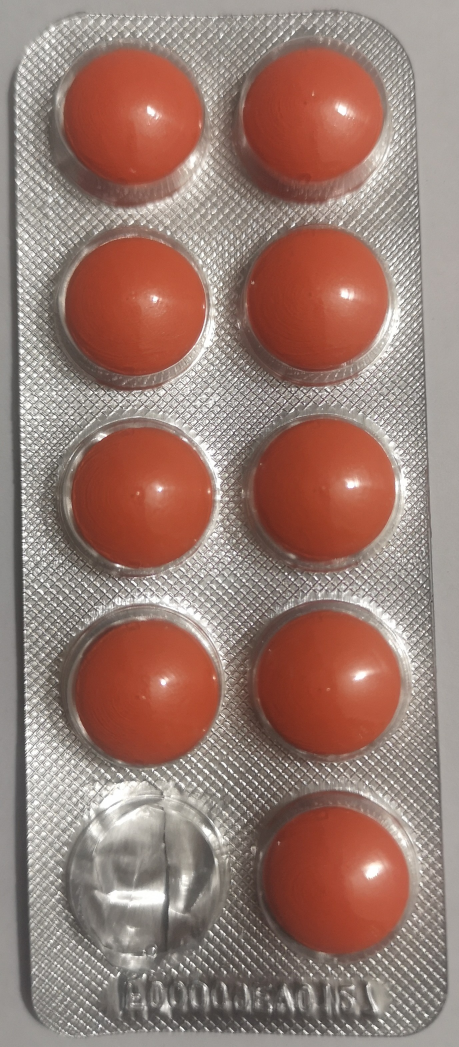
#> input picture VisionPharma_2025/sample_data/IMG_20251010_2051272.jpg, 1376 x 3140 px (shown at 1/3 size)
$ python -i processing.py   (imports and definitions only)
#> lines starting #> are read from the running program, lines starting #| are printed output that depends on the picture; after the words box and inside, x2 and y2 are one past the last pixel; in counts of white or black regions, pixels touching at a corner belong together
#> further down, picture is the input picture: shape (3140, 1376, 3); mean B, G, R 113, 122.6, 153.3
import cv2
import numpy as np

# RANGOS DE COLOR HSV (Ajustados para la imagen de Múltiples Blísters)
# El objetivo es crear una máscara que sea BLANCA donde haya pastillas/cápsulas y NEGRA en el fondo del blíster.

# --- Rango 1: Pastillas Rojas/Naranjas (Cápsulas) ---
# El color Rojo se encuentra entre 0 y 180 en el círculo de Tono (Hue) en OpenCV.
# Capturamos el rojo/naranja fuerte.
RANGO_ROJO_MIN = np.array([0, 100, 100])
RANGO_ROJO_MAX = np.array([10, 255, 255])
RANGO_NARANJA_MIN = np.array([10, 100, 100])
RANGO_NARANJA_MAX = np.array([25, 255, 255])

# --- Rango 2: Pastillas Amarillas/Verdes (Pastillas circulares) ---
RANGO_AMARILLO_MIN = np.array([20, 100, 100])
RANGO_AMARILLO_MAX = np.array([40, 255, 255])

# --- Rango 3: Pastillas/Cápsulas Blancas/Grises Claras (Segmentación por Luminosidad) ---
# Las pastillas blancas/grises tienen baja Saturación (S) y Alto Valor (V).
RANGO_BLANCO_MIN = np.array([0, 0, 180])
RANGO_BLANCO_MAX = np.array([180, 50, 255]) # Baja Saturación (0-50) y Alto Valor (180-255)


def preprocess_image(frame: np.ndarray, blur_kernel_size: tuple = (5, 5)) -> np.ndarray:
    """
    Preprocesamiento mejorado para detección de pastillas.
    Devuelve una máscara binaria optimizada para detección de contornos.
    """
#> called with blur_kernel_size = (5, 5)
    try:
        if frame is None or frame.size == 0:
            raise ValueError("La imagen de entrada está vacía o es inválida")

        # 1. Reducción de ruido preservando bordes
        denoised = cv2.bilateralFilter(frame, 9, 75, 75)

        # 2. Mejora de contraste local (CLAHE en el canal L de LAB)
        lab = cv2.cvtColor(denoised, cv2.COLOR_BGR2LAB)
#> lab: shape (3140, 1376, 3); mean of channels 0, 1, 2 138.6, 139.4, 139.2
        l, a, b = cv2.split(lab)
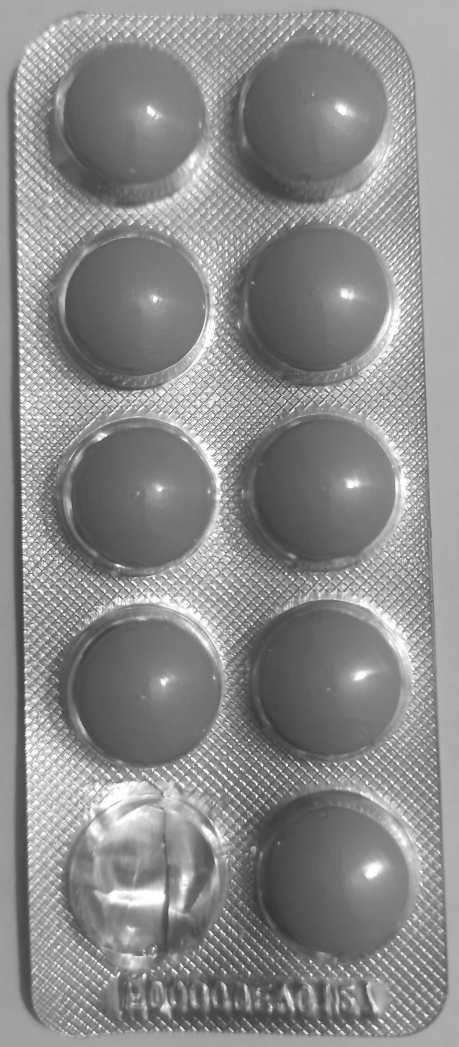
#> l: shape (3140, 1376) (shown at 1/3 size); min 52, max 255, mean 138.6
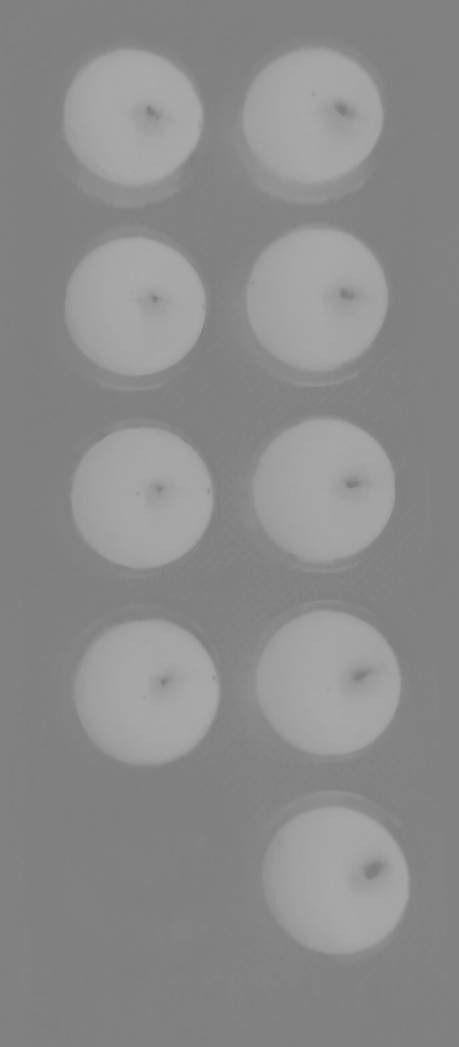
#> a: shape (3140, 1376) (shown at 1/3 size); min 125, max 169, mean 139.4
        clahe = cv2.createCLAHE(clipLimit=3.0, tileGridSize=(8, 8))
        cl = clahe.apply(l)
        enhanced_lab = cv2.merge((cl, a, b))
#> enhanced_lab: shape (3140, 1376, 3); mean of channels 0, 1, 2 126.6, 139.4, 139.2
        enhanced = cv2.cvtColor(enhanced_lab, cv2.COLOR_LAB2BGR)
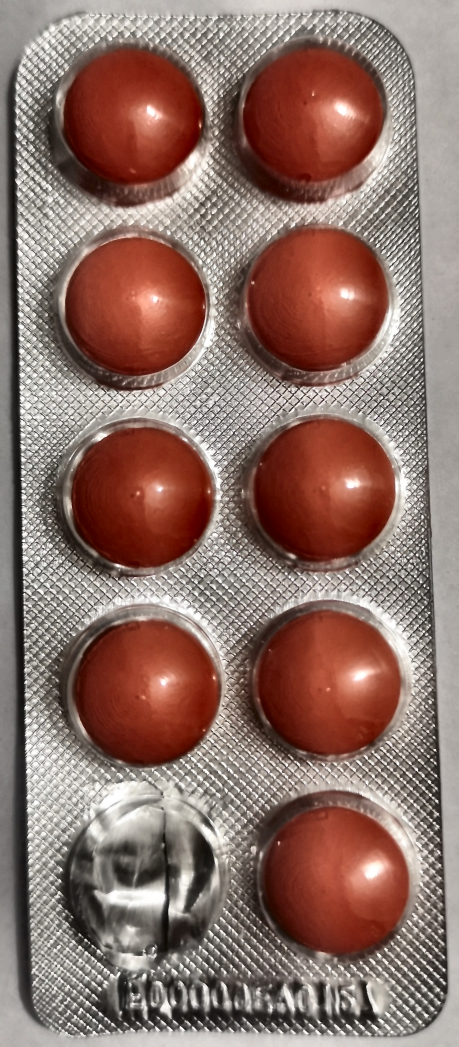
#> enhanced: shape (3140, 1376, 3) (shown at 1/3 size); mean B, G, R 103, 111.8, 141.2

        # 3. Conversión a escala de grises
        # (Mayor peso al canal verde que suele tener mejor contraste)
        gray = cv2.cvtColor(enhanced, cv2.COLOR_BGR2GRAY)

        # 4. Aplicar desenfoque gaussiano para reducir ruido
        blurred = cv2.GaussianBlur(gray, (5, 5), 0)

        # 5. Ecualización del histograma adaptativa
        clahe = cv2.createCLAHE(clipLimit=2.0, tileGridSize=(8, 8))
        equalized = clahe.apply(blurred)
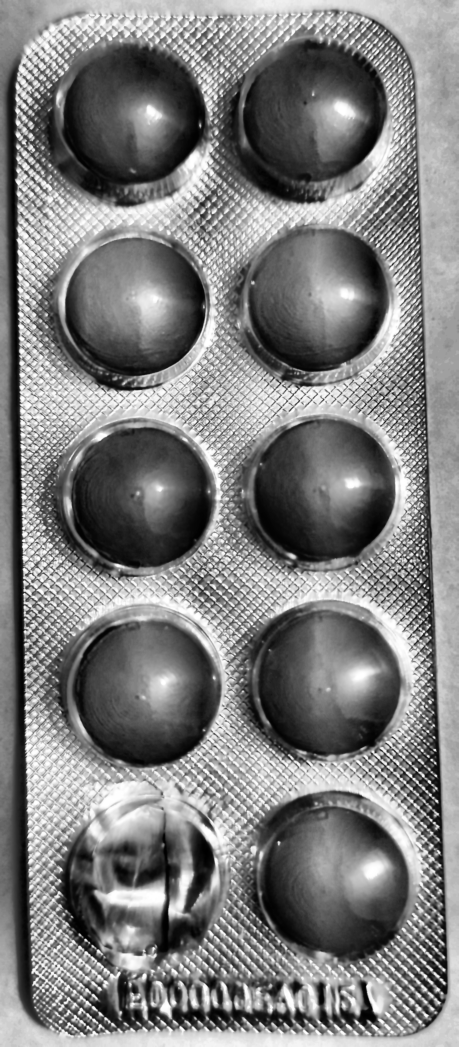
#> equalized: shape (3140, 1376) (shown at 1/3 size); min 0, max 255, mean 125.7

        # 6. Umbralización adaptativa con parámetros optimizados
        thresh = cv2.adaptiveThreshold(
            equalized, 255,
            cv2.ADAPTIVE_THRESH_GAUSSIAN_C,
            cv2.THRESH_BINARY_INV, 31, 7  # Aumentado el tamaño del bloque
        )
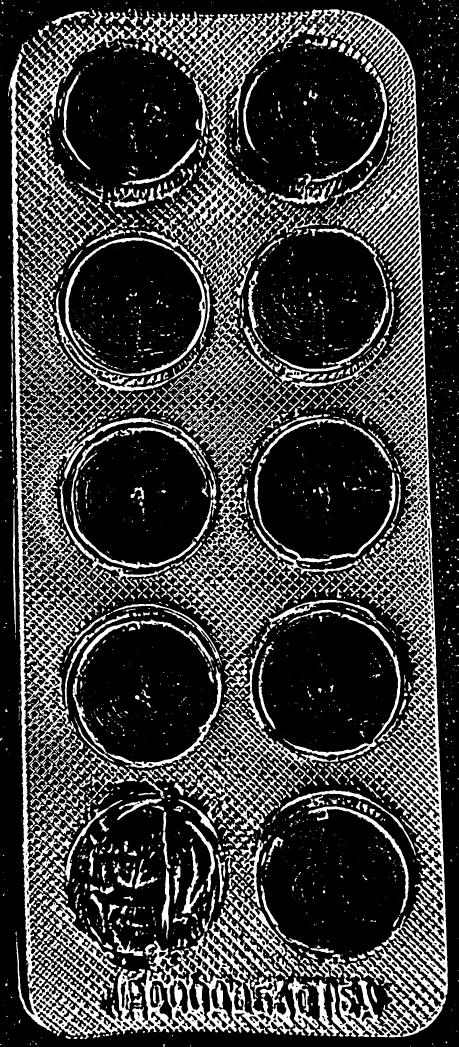
#> thresh: shape (3140, 1376) (shown at 1/3 size); 24.6% white; 3867 white regions (2393 under 20 px), largest, box (x1, y1, x2, y2) and area: (24, 27, 928, 3118) 345878, (862, 46, 1344, 3112) 216057, (466, 1212, 1128, 2062) 54612

        # 7. Operaciones morfológicas mejoradas
        kernel = cv2.getStructuringElement(cv2.MORPH_ELLIPSE, (7, 7))

        # Apertura agresiva para eliminar ruido
        cleaned = cv2.morphologyEx(thresh, cv2.MORPH_OPEN, kernel, iterations=2)
#> cleaned: shape (3140, 1376); 2.3% white; 407 white regions, largest, box (x1, y1, x2, y2) and area: (950, 2947, 980, 3050) 1754, (38, 719, 56, 831) 1482, (254, 1881, 338, 1962) 1401

        # Cierre para unir regiones cercanas
        cleaned = cv2.morphologyEx(cleaned, cv2.MORPH_CLOSE, kernel, iterations=3)
#> cleaned: shape (3140, 1376); 2.7% white; 239 white regions, largest, box (x1, y1, x2, y2) and area: (35, 437, 61, 1140) 9325, (1207, 2917, 1343, 3055) 7827, (950, 2947, 1133, 3105) 5651

        # Eliminar pequeños objetos de ruido
        cleaned = cv2.erode(cleaned, None, iterations=1)
#> cleaned: shape (3140, 1376); 2% white; 258 white regions (3 under 20 px), largest, box (x1, y1, x2, y2) and area: (36, 439, 60, 1138) 7581, (1208, 2919, 1342, 3053) 6487, (820, 3029, 939, 3098) 4251
        cleaned = cv2.dilate(cleaned, None, iterations=2)
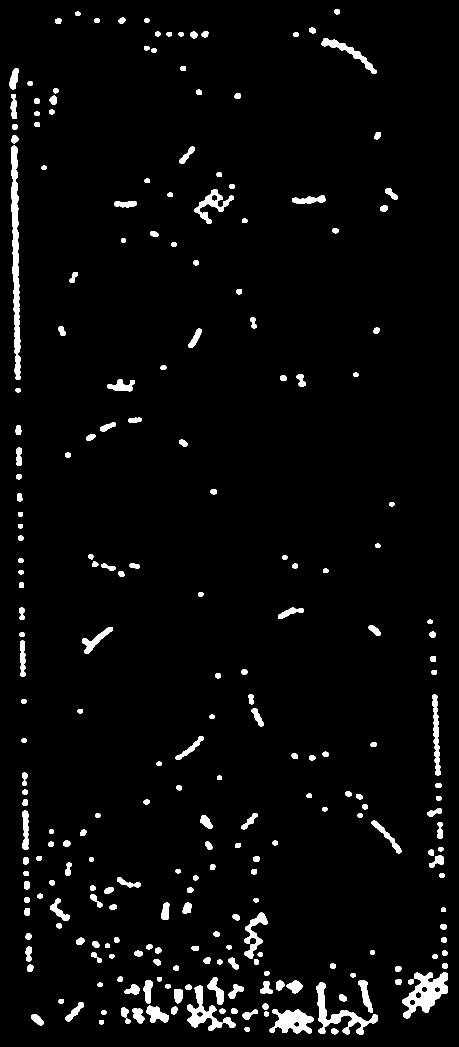
#> cleaned: shape (3140, 1376) (shown at 1/3 size); 3.3% white; 248 white regions

        # 8. Rellenar regiones y filtrar por forma
        contours, _ = cv2.findContours(cleaned, cv2.RETR_EXTERNAL, cv2.CHAIN_APPROX_SIMPLE)
#> contours = 248 contours; largest, box (x1, y1, x2, y2) and area: (34, 437, 62, 1140) 10363, (1206, 2917, 1344, 3055) 9438, (949, 2947, 1134, 3105) 6091, (809, 3027, 941, 3100) 5697, (562, 2957, 667, 3092) 4872
        final_mask = np.zeros_like(cleaned)

        for cnt in contours:
            area = cv2.contourArea(cnt)
            # Filtros más estrictos
            if 1000 < area < 20000:  # Rango de área más específico
                # Calcular circularidad
                perimeter = cv2.arcLength(cnt, True)
                if perimeter > 0:
                    circularity = 4 * np.pi * area / (perimeter * perimeter)
                    # Filtrar por circularidad (valores cercanos a 1 son más circulares)
                    if 0.6 < circularity < 1.4:  # Aceptar formas aproximadamente circulares
                        # Rellenar el contorno
                        cv2.drawContours(final_mask, [cnt], -1, 255, -1)
#> this loop made 248 passes
#> (area, perimeter, circularity) on passes 11, 17, 19, 23, 29, 31, 33, 34, 37, 41, 76, 82: (5697, 501.4, 0.285), (1884.5, 222.6, 0.478), (1036, 180.7, 0.399), (4871.5, 604.3, 0.168), (6091, 920.1, 0.0904), (1071.5, 135.8, 0.73), (1618.5, 247.6, 0.332), (1194, 174.6, 0.492), (1567.5, 229.6, 0.374), (9438.5, 668, 0.266), (3063, 537.5, 0.133), (1277, 224.8, 0.318)
#> area on passes 1 to 6: 265.5, 273.5, 166, 146, 159, 592.5
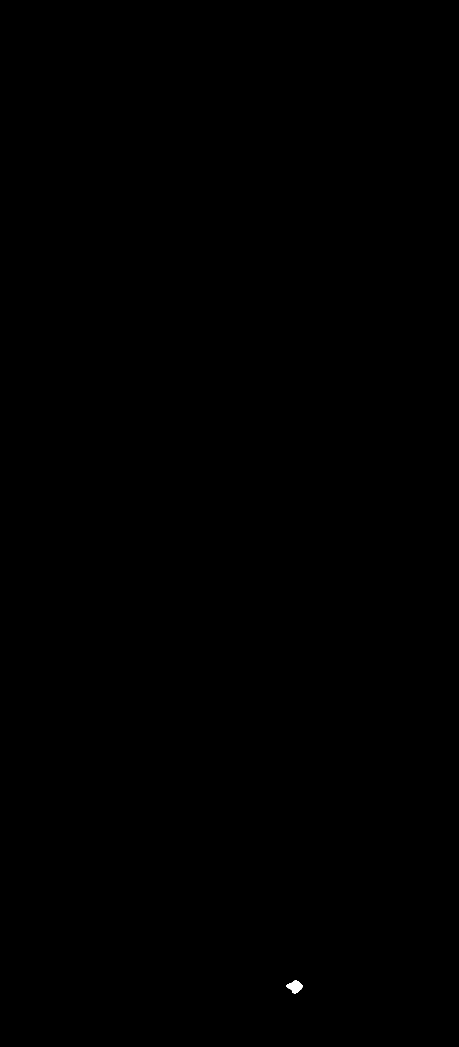
#> final_mask: shape (3140, 1376) (shown at 1/3 size); 0.03% white; 1 white region, box (x1, y1, x2, y2) and area: (859, 2942, 907, 2980) 1129

        # 8. Suavizado final para bordes más limpios
        final_mask = cv2.medianBlur(final_mask, 3)
#> final_mask: shape (3140, 1376); 0.03% white; 1 white region, box (x1, y1, x2, y2) and area: (859, 2942, 907, 2980) 1127

        return final_mask

    except Exception as e:
        print(f"Error en preprocesamiento: {str(e)}")
        if frame is not None and frame.size > 0:
            return np.zeros((frame.shape[0], frame.shape[1]), dtype=np.uint8)
        return np.zeros((100, 100), dtype=np.uint8)

>>> import cv2
>>> picture = cv2.imread('../../sample_data/IMG_20251010_2051272.jpg')
>>> result = preprocess_image(picture)
